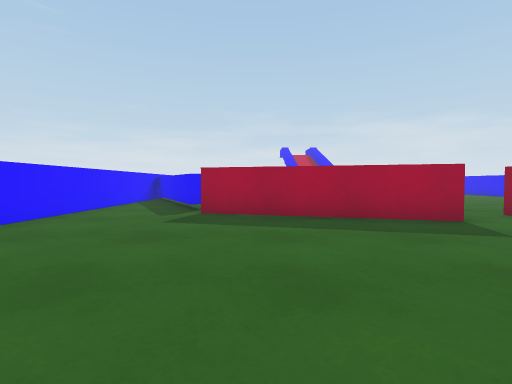
View 1 (above)

24 first-person views from a walk through a 3-D level made in the Unity game engine. The camera is 0.68 m above the floor, tilts 2° down and sees 85° across. The floor is counted in squares, 1 m on a side. Each view is taken from the middle of a square. On the plan, view 1 faces up. The plan holds only what a view shows up to about 9 squares ahead; the rest is blank. Surface patterns are stand-ins for the level's own textures.

View 2
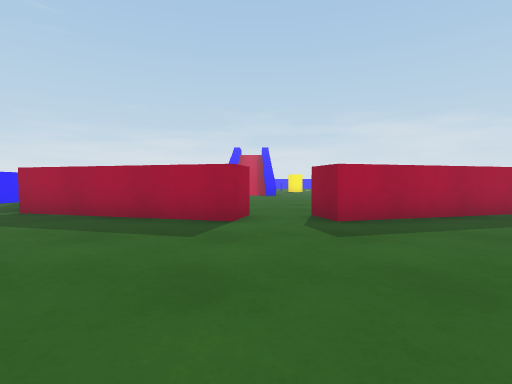

View 3
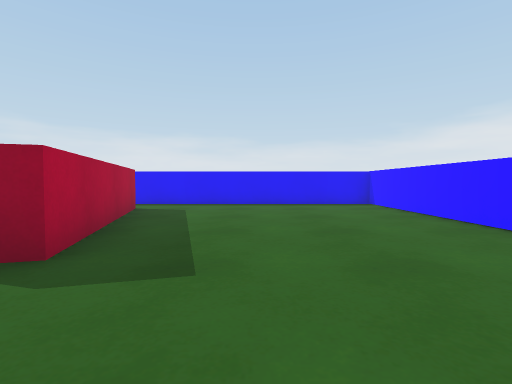

View 4
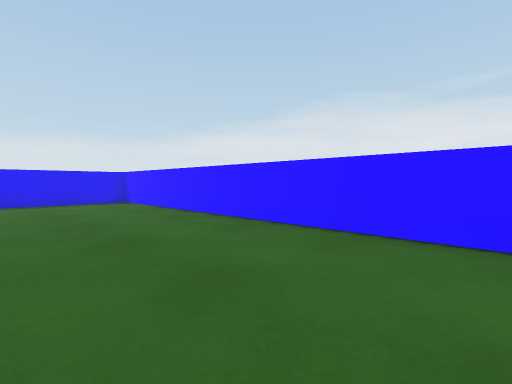

View 5
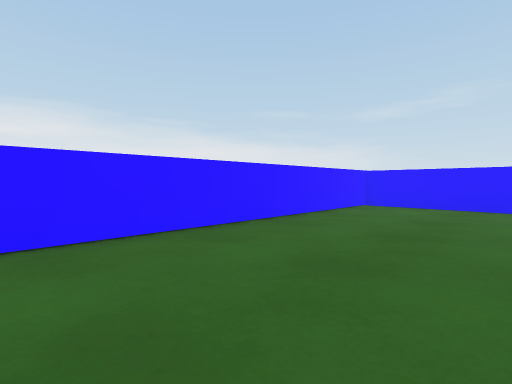

View 6
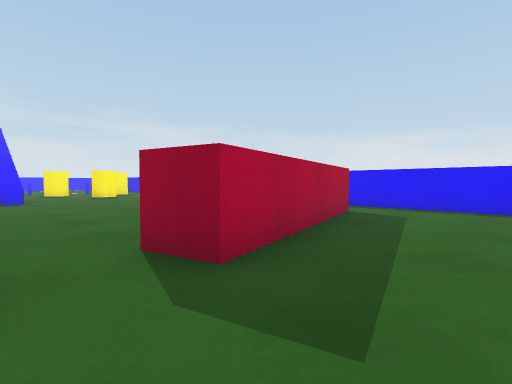

View 7
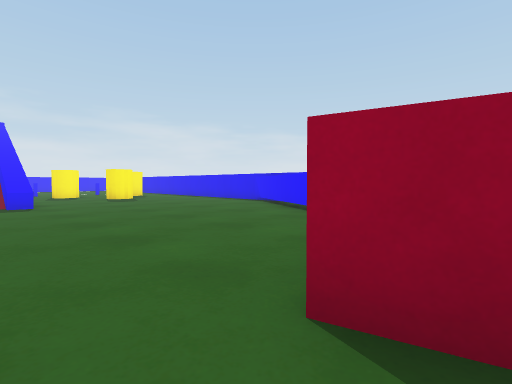

View 8
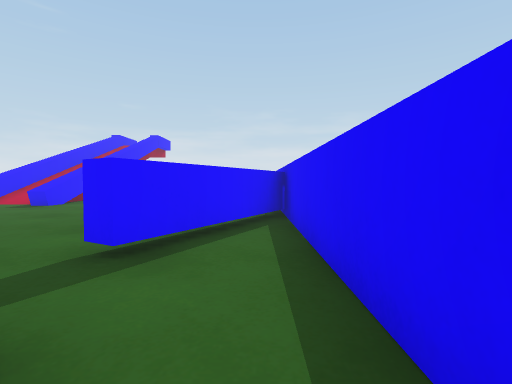

View 9
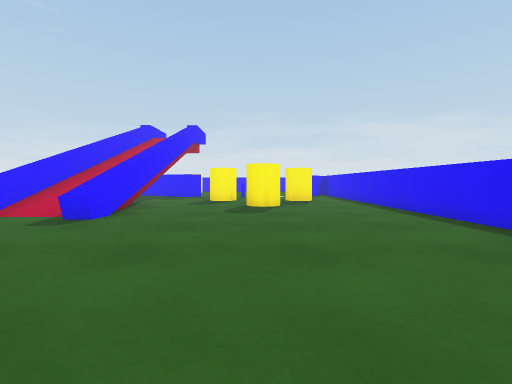

View 10
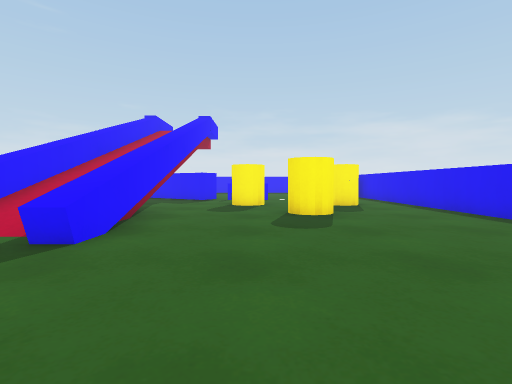

View 11
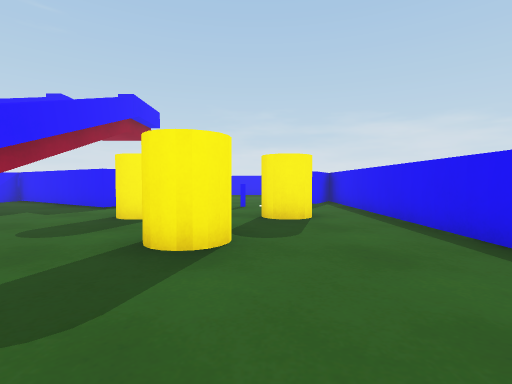

View 12
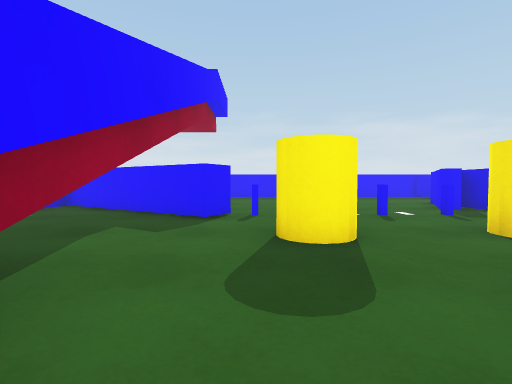

View 13
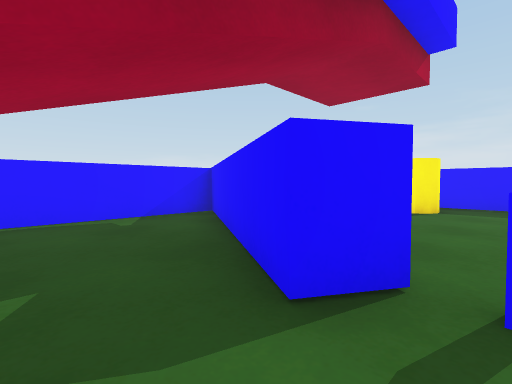

View 14
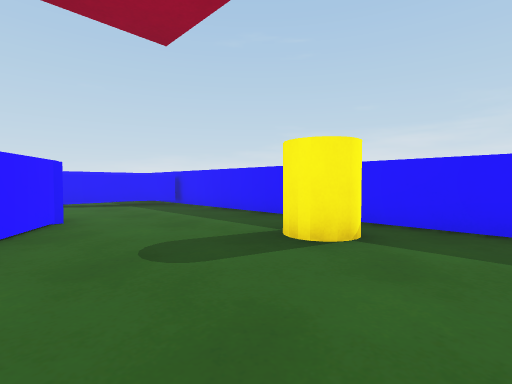

View 15
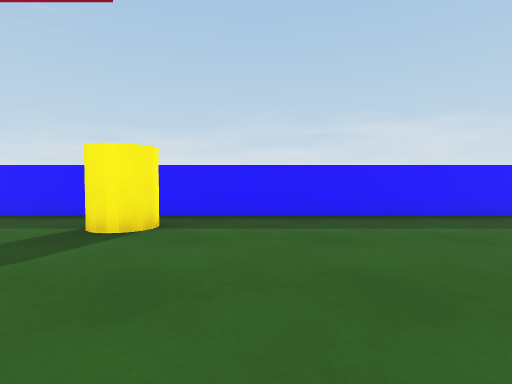

View 16
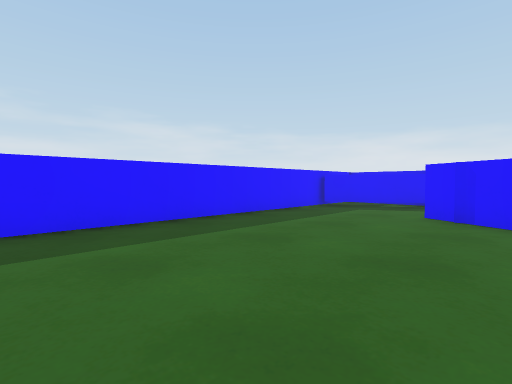

View 17
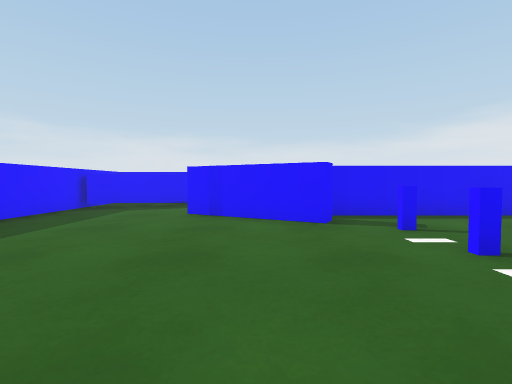

View 18
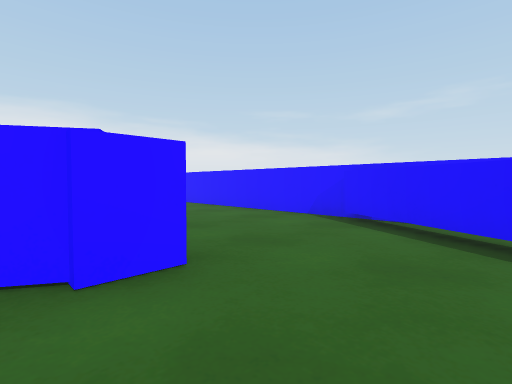

View 19
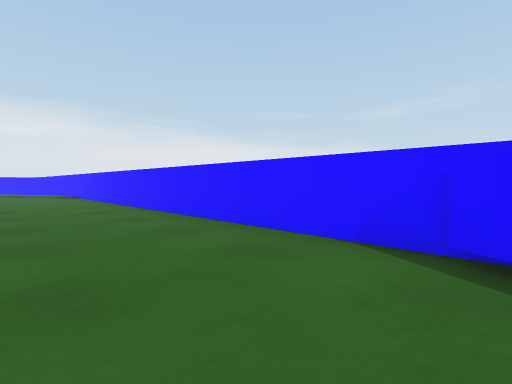

View 20
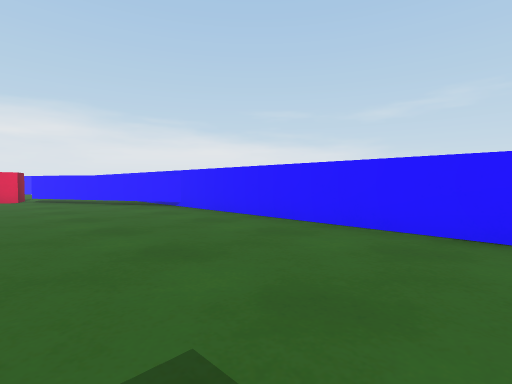

View 21
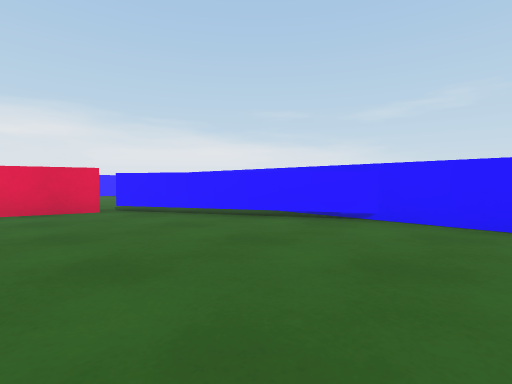

View 22
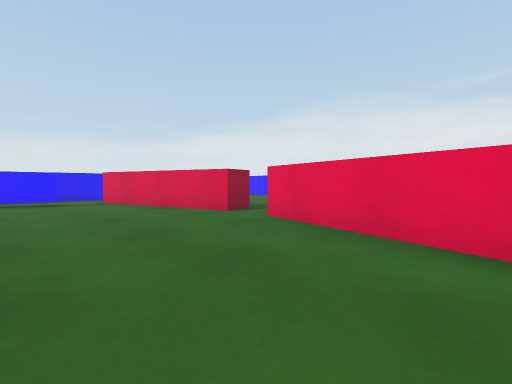

View 23
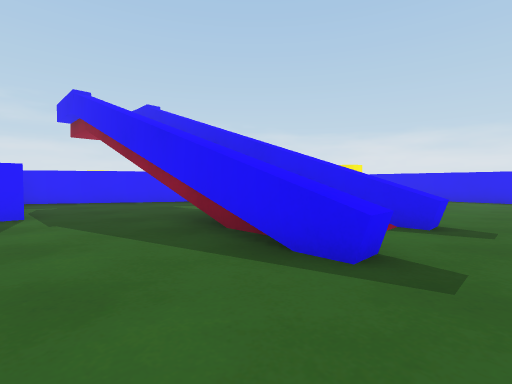

View 24
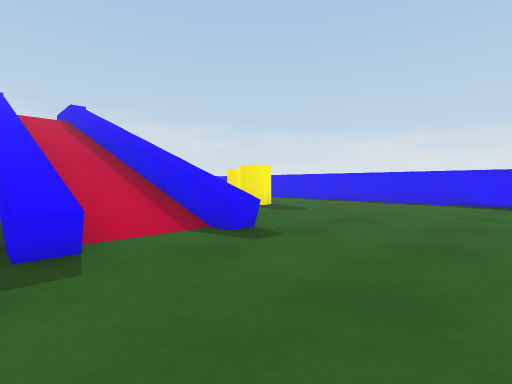

### Floor plan
Key: @ floor where view 1 was taken; # wall or solid block; x gap in a wall; . floor; / step, stairs or slope; ^ raised ledge; C cylinder.
Columns run from 4 left of view 1 to 15 right of it. Each row starts with its distance up from view 1.
 29   ##################
 28  ##..............###
 27 ##......C.........##
 26 ##................##
 25 #...............#
 24 #...###........##
 23 #...#.###......##
 22 #...#...##.#..#.#
 21 #...#...........#
 20 #...#......C.CC.#
 19 #.....#//#.C..C.#
 18 #.....#//#......#
 17 #.....#//^..C...#
 16 #.....#//^......#
 15 #.....^//^......#
 14 #.....^..^......#
 13 #...............#
 12 #..............##
 11 #.............###
 10 ##............#.#
  9 ###...........#.#
  8 #.#.............#
  7 #.###........##.#
  6 #..#####xx#####.#
  5 #.....##..##....#
  4 #...............#
  3 #...............#
  2 #...............#
  1 #...............#
  0 #...@...........#
 -1 #################

Positions as (right, up) in squares from view 1, and headings:
1: (0, 0), facing up
2: (4, 0), facing up
3: (3, 3), facing right
4: (2, 3), facing down-right
5: (4, 3), facing down-left
6: (4, 3), facing up-right
7: (4, 5), facing up-right
8: (11, 6), facing up
9: (8, 9), facing up
10: (7, 11), facing up
11: (9, 14), facing up
12: (6, 16), facing up
13: (6, 20), facing up-left
14: (6, 24), facing up-left
15: (6, 23), facing up
16: (6, 24), facing up-right
17: (6, 24), facing right
18: (1, 27), facing down-left
19: (-1, 25), facing down-left
20: (0, 19), facing down-left
21: (1, 14), facing down-left
22: (0, 10), facing down-right
23: (0, 13), facing up-right
24: (2, 11), facing up-right
